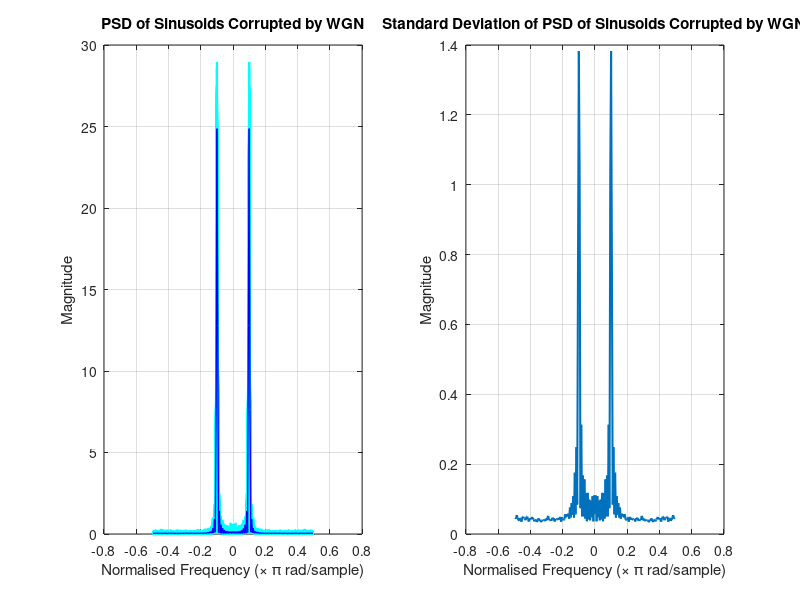
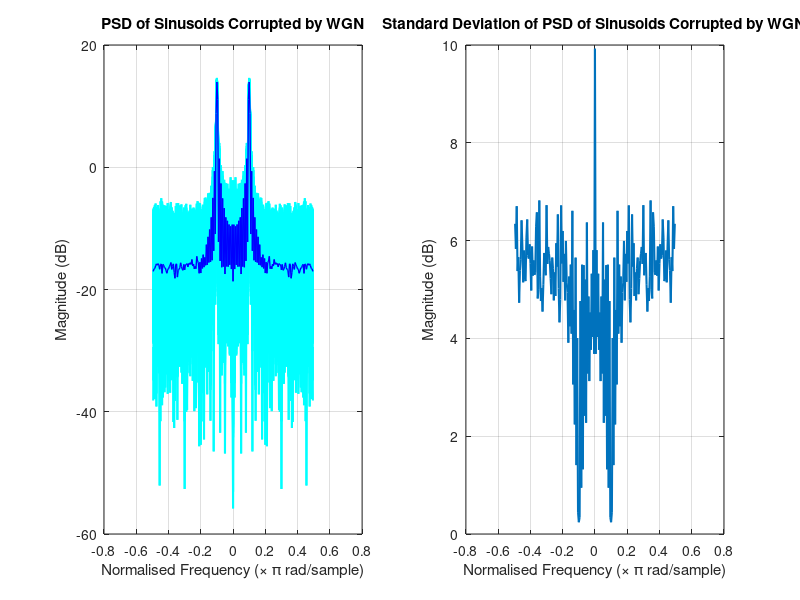

The MATLAB script that drew these images, in order: (Note: this script raises an error after producing the figures.)
%% Initialization
clc;
clear;
close all;

%% Setting Parameters
Fs = 1;  % normalized sampling frequency
n = 100;  % number of samples
t = (0:n-1)/Fs;  % sampling time

S = sin(2*pi*0.1*t);  % sinusoidal signal

f = (-n+1:n-1)/(2*n) * Fs;  % shifted frequency, zero-centered range

%% Generate the PSD Estimate of Several Realisations of a Random Process
loop = 100;
PSD = zeros(loop,2*n-1);
for i = 1:loop
    S_n = S + 0.2*randn(1,n);  % noisy sinusoidal signal
    [ACF,~] = xcorr(S_n,'biased');
    PSD(i,:) = real(fftshift(fft(ifftshift(ACF))));
end

PSD_mean = mean(PSD);  % calculate the mean
PSD_std = std(PSD);  % calculate the standard deviation

% dB version
PSD_dB = pow2db(PSD);
PSD_mean_dB = mean(PSD_dB);
PSD_std_dB = std(PSD_dB);

%% Result
figure
subplot(1,2,1)
plot(f,PSD(1,:),'Color','c','LineWidth',1.5)
hold on
for i = 2:loop
    plot(f,PSD(i,:),'Color','c','LineWidth',1.5)
end
grid on
plot(f,PSD_mean,'Color','b','LineWidth',1)
title('PSD of Sinusoids Corrupted by WGN')
xlabel('Normalised Frequency (× \pi rad/sample)')
ylabel('Magnitude')
subplot(1,2,2)
plot(f,PSD_std,'LineWidth',1.5)
grid on
title('Standard Deviation of PSD of Sinusoids Corrupted by WGN')
xlabel('Normalised Frequency (× \pi rad/sample)')
ylabel('Magnitude')

figure
subplot(1,2,1)
plot(f,PSD_dB(1,:),'Color','c','LineWidth',1.5)
hold on
for i = 2:loop
    plot(f,PSD_dB(i,:),'Color','c','LineWidth',1.5)
end
grid on
plot(f,PSD_mean_dB,'Color','b','LineWidth',1)
title('PSD of Sinusoids Corrupted by WGN')
xlabel('Normalised Frequency (× \pi rad/sample)')
ylabel('Magnitude (dB)')
subplot(1,2,2)
plot(f,PSD_std_dB,'LineWidth',1.5)
grid on
title('Standard Deviation of PSD of Sinusoids Corrupted by WGN')
xlabel('Normalised Frequency (× \pi rad/sample)')
ylabel('Magnitude (dB)')

tilefigs([0 0.4 0.7 1])